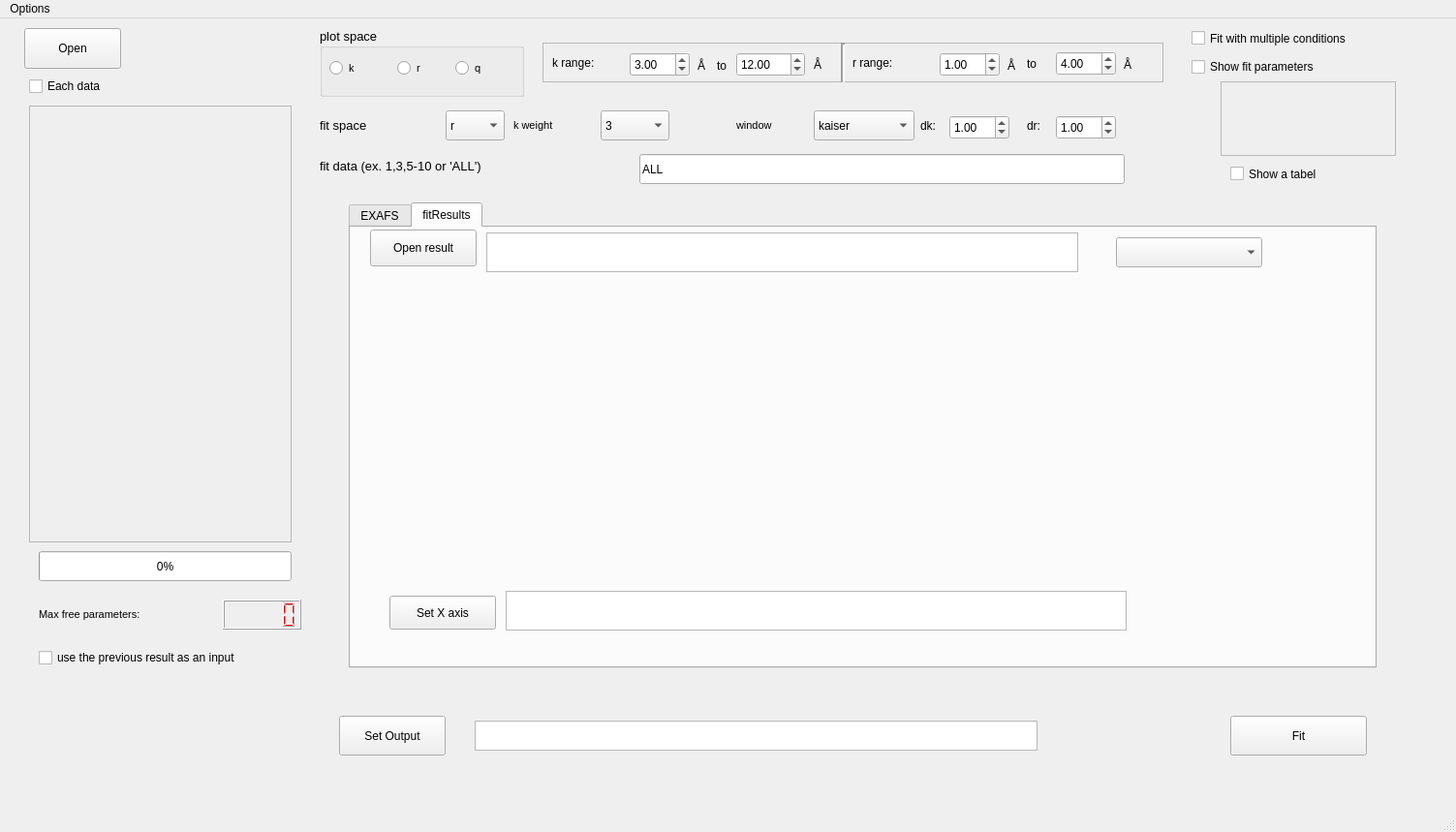
<?xml version="1.0" encoding="UTF-8"?>
<ui version="4.0">
 <class>MainWindow</class>
 <widget class="QMainWindow" name="MainWindow">
  <property name="geometry">
   <rect>
    <x>0</x>
    <y>0</y>
    <width>1503</width>
    <height>859</height>
   </rect>
  </property>
  <property name="windowTitle">
   <string>MainWindow</string>
  </property>
  <widget class="QWidget" name="centralwidget">
   <widget class="QScrollArea" name="scrollArea">
    <property name="geometry">
     <rect>
      <x>30</x>
      <y>90</y>
      <width>271</width>
      <height>451</height>
     </rect>
    </property>
    <property name="widgetResizable">
     <bool>true</bool>
    </property>
    <widget class="QWidget" name="scrollAreaWidgetContents">
     <property name="geometry">
      <rect>
       <x>0</x>
       <y>0</y>
       <width>269</width>
       <height>449</height>
      </rect>
     </property>
    </widget>
   </widget>
   <widget class="QPushButton" name="pushButton">
    <property name="geometry">
     <rect>
      <x>25</x>
      <y>10</y>
      <width>100</width>
      <height>42</height>
     </rect>
    </property>
    <property name="text">
     <string>Open</string>
    </property>
   </widget>
   <widget class="QPushButton" name="pushButton_3">
    <property name="geometry">
     <rect>
      <x>1270</x>
      <y>720</y>
      <width>141</width>
      <height>41</height>
     </rect>
    </property>
    <property name="text">
     <string>Fit</string>
    </property>
   </widget>
   <widget class="QCheckBox" name="checkBox">
    <property name="geometry">
     <rect>
      <x>1230</x>
      <y>40</y>
      <width>171</width>
      <height>20</height>
     </rect>
    </property>
    <property name="text">
     <string>Show fit parameters</string>
    </property>
   </widget>
   <widget class="QComboBox" name="comboBox">
    <property name="geometry">
     <rect>
      <x>620</x>
      <y>95</y>
      <width>71</width>
      <height>31</height>
     </rect>
    </property>
    <item>
     <property name="text">
      <string>3</string>
     </property>
    </item>
    <item>
     <property name="text">
      <string>2</string>
     </property>
    </item>
    <item>
     <property name="text">
      <string>1</string>
     </property>
    </item>
    <item>
     <property name="text">
      <string>0</string>
     </property>
    </item>
   </widget>
   <widget class="QLabel" name="label">
    <property name="geometry">
     <rect>
      <x>530</x>
      <y>95</y>
      <width>71</width>
      <height>31</height>
     </rect>
    </property>
    <property name="font">
     <font>
      <pointsize>8</pointsize>
     </font>
    </property>
    <property name="text">
     <string>k weight</string>
    </property>
   </widget>
   <widget class="QCheckBox" name="checkBox_3">
    <property name="geometry">
     <rect>
      <x>30</x>
      <y>60</y>
      <width>121</width>
      <height>20</height>
     </rect>
    </property>
    <property name="text">
     <string>Each data</string>
    </property>
   </widget>
   <widget class="QLineEdit" name="lineEdit">
    <property name="geometry">
     <rect>
      <x>660</x>
      <y>140</y>
      <width>501</width>
      <height>31</height>
     </rect>
    </property>
    <property name="text">
     <string>ALL</string>
    </property>
   </widget>
   <widget class="QLabel" name="label_2">
    <property name="geometry">
     <rect>
      <x>330</x>
      <y>140</y>
      <width>311</width>
      <height>25</height>
     </rect>
    </property>
    <property name="font">
     <font>
      <pointsize>10</pointsize>
     </font>
    </property>
    <property name="text">
     <string>fit data (ex. 1,3,5-10 or 'ALL')</string>
    </property>
   </widget>
   <widget class="QFrame" name="frame">
    <property name="geometry">
     <rect>
      <x>560</x>
      <y>25</y>
      <width>641</width>
      <height>41</height>
     </rect>
    </property>
    <property name="frameShape">
     <enum>QFrame::StyledPanel</enum>
    </property>
    <property name="frameShadow">
     <enum>QFrame::Raised</enum>
    </property>
    <widget class="QLabel" name="label_5">
     <property name="geometry">
      <rect>
       <x>280</x>
       <y>7</y>
       <width>21</width>
       <height>31</height>
      </rect>
     </property>
     <property name="text">
      <string>Å</string>
     </property>
    </widget>
    <widget class="QLabel" name="label_3">
     <property name="geometry">
      <rect>
       <x>10</x>
       <y>10</y>
       <width>81</width>
       <height>21</height>
      </rect>
     </property>
     <property name="text">
      <string>k range:</string>
     </property>
    </widget>
    <widget class="QDoubleSpinBox" name="dSB_khigh">
     <property name="geometry">
      <rect>
       <x>200</x>
       <y>10</y>
       <width>71</width>
       <height>25</height>
      </rect>
     </property>
     <property name="singleStep">
      <double>0.100000000000000</double>
     </property>
     <property name="value">
      <double>12.000000000000000</double>
     </property>
    </widget>
    <widget class="QLabel" name="label_6">
     <property name="geometry">
      <rect>
       <x>180</x>
       <y>13</y>
       <width>20</width>
       <height>21</height>
      </rect>
     </property>
     <property name="text">
      <string>to</string>
     </property>
    </widget>
    <widget class="QDoubleSpinBox" name="dSB_klow">
     <property name="geometry">
      <rect>
       <x>90</x>
       <y>10</y>
       <width>62</width>
       <height>25</height>
      </rect>
     </property>
     <property name="singleStep">
      <double>0.100000000000000</double>
     </property>
     <property name="value">
      <double>3.000000000000000</double>
     </property>
    </widget>
    <widget class="QLabel" name="label_4">
     <property name="geometry">
      <rect>
       <x>160</x>
       <y>13</y>
       <width>21</width>
       <height>21</height>
      </rect>
     </property>
     <property name="text">
      <string>Å</string>
     </property>
    </widget>
    <widget class="QLabel" name="label_8">
     <property name="geometry">
      <rect>
       <x>600</x>
       <y>12</y>
       <width>20</width>
       <height>21</height>
      </rect>
     </property>
     <property name="text">
      <string>Å</string>
     </property>
    </widget>
    <widget class="QDoubleSpinBox" name="dSB_rlow">
     <property name="geometry">
      <rect>
       <x>410</x>
       <y>10</y>
       <width>62</width>
       <height>25</height>
      </rect>
     </property>
     <property name="singleStep">
      <double>0.100000000000000</double>
     </property>
     <property name="value">
      <double>1.000000000000000</double>
     </property>
    </widget>
    <widget class="QLabel" name="label_7">
     <property name="geometry">
      <rect>
       <x>320</x>
       <y>10</y>
       <width>81</width>
       <height>21</height>
      </rect>
     </property>
     <property name="text">
      <string>r range:</string>
     </property>
    </widget>
    <widget class="QDoubleSpinBox" name="dSB_rhigh">
     <property name="geometry">
      <rect>
       <x>530</x>
       <y>9</y>
       <width>62</width>
       <height>25</height>
      </rect>
     </property>
     <property name="singleStep">
      <double>0.100000000000000</double>
     </property>
     <property name="value">
      <double>4.000000000000000</double>
     </property>
    </widget>
    <widget class="QLabel" name="label_10">
     <property name="geometry">
      <rect>
       <x>480</x>
       <y>14</y>
       <width>16</width>
       <height>19</height>
      </rect>
     </property>
     <property name="text">
      <string>Å</string>
     </property>
    </widget>
    <widget class="QLabel" name="label_9">
     <property name="geometry">
      <rect>
       <x>500</x>
       <y>11</y>
       <width>20</width>
       <height>21</height>
      </rect>
     </property>
     <property name="text">
      <string>to</string>
     </property>
    </widget>
    <widget class="Line" name="line">
     <property name="geometry">
      <rect>
       <x>300</x>
       <y>0</y>
       <width>20</width>
       <height>41</height>
      </rect>
     </property>
     <property name="frameShadow">
      <enum>QFrame::Sunken</enum>
     </property>
     <property name="lineWidth">
      <number>2</number>
     </property>
     <property name="orientation">
      <enum>Qt::Vertical</enum>
     </property>
    </widget>
   </widget>
   <widget class="QCheckBox" name="checkBox_5">
    <property name="geometry">
     <rect>
      <x>40</x>
      <y>650</y>
      <width>331</width>
      <height>20</height>
     </rect>
    </property>
    <property name="text">
     <string>use the previous result as an input</string>
    </property>
    <property name="checkable">
     <bool>true</bool>
    </property>
   </widget>
   <widget class="QProgressBar" name="progressBar">
    <property name="geometry">
     <rect>
      <x>40</x>
      <y>550</y>
      <width>261</width>
      <height>31</height>
     </rect>
    </property>
    <property name="sizePolicy">
     <sizepolicy hsizetype="Expanding" vsizetype="Preferred">
      <horstretch>0</horstretch>
      <verstretch>0</verstretch>
     </sizepolicy>
    </property>
    <property name="value">
     <number>0</number>
    </property>
   </widget>
   <widget class="QDoubleSpinBox" name="dB_window_k">
    <property name="geometry">
     <rect>
      <x>980</x>
      <y>100</y>
      <width>62</width>
      <height>25</height>
     </rect>
    </property>
    <property name="maximum">
     <double>2.000000000000000</double>
    </property>
    <property name="value">
     <double>1.000000000000000</double>
    </property>
   </widget>
   <widget class="QLabel" name="label_11">
    <property name="geometry">
     <rect>
      <x>950</x>
      <y>100</y>
      <width>21</width>
      <height>21</height>
     </rect>
    </property>
    <property name="text">
     <string>dk: </string>
    </property>
   </widget>
   <widget class="QLabel" name="label_12">
    <property name="geometry">
     <rect>
      <x>1060</x>
      <y>100</y>
      <width>21</width>
      <height>21</height>
     </rect>
    </property>
    <property name="text">
     <string>dr: </string>
    </property>
   </widget>
   <widget class="QDoubleSpinBox" name="dB_window_r">
    <property name="geometry">
     <rect>
      <x>1090</x>
      <y>100</y>
      <width>62</width>
      <height>25</height>
     </rect>
    </property>
    <property name="maximum">
     <double>2.000000000000000</double>
    </property>
    <property name="value">
     <double>1.000000000000000</double>
    </property>
   </widget>
   <widget class="QComboBox" name="comboBox_2">
    <property name="geometry">
     <rect>
      <x>840</x>
      <y>95</y>
      <width>104</width>
      <height>31</height>
     </rect>
    </property>
    <item>
     <property name="text">
      <string>kaiser</string>
     </property>
    </item>
    <item>
     <property name="text">
      <string>hanning</string>
     </property>
    </item>
    <item>
     <property name="text">
      <string>welch</string>
     </property>
    </item>
   </widget>
   <widget class="QLabel" name="label_13">
    <property name="geometry">
     <rect>
      <x>760</x>
      <y>100</y>
      <width>71</width>
      <height>20</height>
     </rect>
    </property>
    <property name="font">
     <font>
      <pointsize>8</pointsize>
     </font>
    </property>
    <property name="text">
     <string>window</string>
    </property>
   </widget>
   <widget class="QTextBrowser" name="textBrowser">
    <property name="geometry">
     <rect>
      <x>490</x>
      <y>725</y>
      <width>581</width>
      <height>31</height>
     </rect>
    </property>
   </widget>
   <widget class="QPushButton" name="pushButton_4">
    <property name="geometry">
     <rect>
      <x>350</x>
      <y>720</y>
      <width>110</width>
      <height>41</height>
     </rect>
    </property>
    <property name="text">
     <string>Set Output</string>
    </property>
   </widget>
   <widget class="QComboBox" name="comboBox_3">
    <property name="geometry">
     <rect>
      <x>460</x>
      <y>95</y>
      <width>61</width>
      <height>31</height>
     </rect>
    </property>
    <property name="currentIndex">
     <number>1</number>
    </property>
    <item>
     <property name="text">
      <string>k</string>
     </property>
    </item>
    <item>
     <property name="text">
      <string>r</string>
     </property>
    </item>
    <item>
     <property name="text">
      <string>q</string>
     </property>
    </item>
   </widget>
   <widget class="QLabel" name="label_14">
    <property name="geometry">
     <rect>
      <x>330</x>
      <y>100</y>
      <width>101</width>
      <height>20</height>
     </rect>
    </property>
    <property name="font">
     <font>
      <pointsize>10</pointsize>
     </font>
    </property>
    <property name="text">
     <string>fit space</string>
    </property>
   </widget>
   <widget class="QScrollArea" name="scrollArea_2">
    <property name="geometry">
     <rect>
      <x>1260</x>
      <y>65</y>
      <width>181</width>
      <height>77</height>
     </rect>
    </property>
    <property name="widgetResizable">
     <bool>true</bool>
    </property>
    <widget class="QWidget" name="scrollAreaWidgetContents_2">
     <property name="geometry">
      <rect>
       <x>0</x>
       <y>0</y>
       <width>179</width>
       <height>75</height>
      </rect>
     </property>
    </widget>
   </widget>
   <widget class="QCheckBox" name="cB_multifit">
    <property name="geometry">
     <rect>
      <x>1230</x>
      <y>10</y>
      <width>211</width>
      <height>21</height>
     </rect>
    </property>
    <property name="text">
     <string>Fit with multiple conditions</string>
    </property>
   </widget>
   <widget class="QGroupBox" name="groupBox">
    <property name="geometry">
     <rect>
      <x>330</x>
      <y>10</y>
      <width>211</width>
      <height>71</height>
     </rect>
    </property>
    <property name="font">
     <font>
      <pointsize>10</pointsize>
     </font>
    </property>
    <property name="title">
     <string>plot space</string>
    </property>
    <widget class="QRadioButton" name="radioButton_2">
     <property name="geometry">
      <rect>
       <x>80</x>
       <y>26</y>
       <width>41</width>
       <height>31</height>
      </rect>
     </property>
     <property name="font">
      <font>
       <pointsize>8</pointsize>
      </font>
     </property>
     <property name="text">
      <string>r</string>
     </property>
    </widget>
    <widget class="QRadioButton" name="radioButton">
     <property name="geometry">
      <rect>
       <x>10</x>
       <y>26</y>
       <width>47</width>
       <height>31</height>
      </rect>
     </property>
     <property name="font">
      <font>
       <pointsize>8</pointsize>
      </font>
     </property>
     <property name="text">
      <string>k</string>
     </property>
    </widget>
    <widget class="QRadioButton" name="radioButton_3">
     <property name="geometry">
      <rect>
       <x>140</x>
       <y>26</y>
       <width>47</width>
       <height>31</height>
      </rect>
     </property>
     <property name="font">
      <font>
       <pointsize>8</pointsize>
      </font>
     </property>
     <property name="text">
      <string>q</string>
     </property>
    </widget>
   </widget>
   <widget class="QTabWidget" name="tabWidget">
    <property name="geometry">
     <rect>
      <x>360</x>
      <y>190</y>
      <width>1061</width>
      <height>481</height>
     </rect>
    </property>
    <property name="tabPosition">
     <enum>QTabWidget::North</enum>
    </property>
    <property name="currentIndex">
     <number>1</number>
    </property>
    <widget class="QWidget" name="tabWidgetPage1">
     <attribute name="title">
      <string>EXAFS</string>
     </attribute>
     <widget class="QWidget" name="widget" native="true">
      <property name="geometry">
       <rect>
        <x>10</x>
        <y>40</y>
        <width>941</width>
        <height>401</height>
       </rect>
      </property>
     </widget>
     <widget class="QPushButton" name="pB_refresh">
      <property name="geometry">
       <rect>
        <x>20</x>
        <y>10</y>
        <width>110</width>
        <height>32</height>
       </rect>
      </property>
      <property name="text">
       <string>Refresh</string>
      </property>
     </widget>
     <widget class="QCheckBox" name="cB_plotModel">
      <property name="geometry">
       <rect>
        <x>670</x>
        <y>6</y>
        <width>131</width>
        <height>20</height>
       </rect>
      </property>
      <property name="text">
       <string>plot model</string>
      </property>
     </widget>
     <widget class="QCheckBox" name="checkBox_4">
      <property name="geometry">
       <rect>
        <x>820</x>
        <y>0</y>
        <width>131</width>
        <height>31</height>
       </rect>
      </property>
      <property name="text">
       <string>plot fitting</string>
      </property>
     </widget>
    </widget>
    <widget class="QWidget" name="tabWidgetPage2">
     <attribute name="title">
      <string>fitResults</string>
     </attribute>
     <widget class="QPushButton" name="pB_setXaxis">
      <property name="geometry">
       <rect>
        <x>40</x>
        <y>380</y>
        <width>110</width>
        <height>35</height>
       </rect>
      </property>
      <property name="text">
       <string>Set X axis</string>
      </property>
     </widget>
     <widget class="QPushButton" name="pB_openResult">
      <property name="geometry">
       <rect>
        <x>20</x>
        <y>2</y>
        <width>110</width>
        <height>38</height>
       </rect>
      </property>
      <property name="text">
       <string>Open result</string>
      </property>
     </widget>
     <widget class="QTextBrowser" name="tB_xaxis">
      <property name="geometry">
       <rect>
        <x>160</x>
        <y>375</y>
        <width>641</width>
        <height>41</height>
       </rect>
      </property>
     </widget>
     <widget class="QTextBrowser" name="tB_result">
      <property name="geometry">
       <rect>
        <x>140</x>
        <y>5</y>
        <width>611</width>
        <height>41</height>
       </rect>
      </property>
     </widget>
     <widget class="QComboBox" name="combo_fitParam">
      <property name="geometry">
       <rect>
        <x>790</x>
        <y>10</y>
        <width>151</width>
        <height>31</height>
       </rect>
      </property>
     </widget>
     <widget class="QWidget" name="w_fitResult" native="true">
      <property name="geometry">
       <rect>
        <x>30</x>
        <y>60</y>
        <width>981</width>
        <height>281</height>
       </rect>
      </property>
     </widget>
    </widget>
   </widget>
   <widget class="QLCDNumber" name="lcdNumber">
    <property name="geometry">
     <rect>
      <x>230</x>
      <y>600</y>
      <width>81</width>
      <height>31</height>
     </rect>
    </property>
    <property name="styleSheet">
     <string notr="true">font: 75 14pt &quot;Arial&quot;;
color: rgb(255, 0, 0);</string>
    </property>
   </widget>
   <widget class="QLabel" name="label_15">
    <property name="geometry">
     <rect>
      <x>40</x>
      <y>605</y>
      <width>181</width>
      <height>20</height>
     </rect>
    </property>
    <property name="font">
     <font>
      <pointsize>8</pointsize>
     </font>
    </property>
    <property name="text">
     <string>Max free parameters:</string>
    </property>
   </widget>
   <widget class="QCheckBox" name="checkBox_2">
    <property name="geometry">
     <rect>
      <x>1270</x>
      <y>150</y>
      <width>151</width>
      <height>21</height>
     </rect>
    </property>
    <property name="text">
     <string>Show a tabel</string>
    </property>
   </widget>
  </widget>
  <widget class="QStatusBar" name="statusbar"/>
  <widget class="QMenuBar" name="menubar">
   <property name="geometry">
    <rect>
     <x>0</x>
     <y>0</y>
     <width>1503</width>
     <height>36</height>
    </rect>
   </property>
   <widget class="QMenu" name="menuOptions">
    <property name="title">
     <string>Options</string>
    </property>
    <addaction name="actionEnable_multifit"/>
    <addaction name="actionBoost_3"/>
   </widget>
   <addaction name="menuOptions"/>
  </widget>
  <action name="actionEnable_multifit">
   <property name="checkable">
    <bool>true</bool>
   </property>
   <property name="text">
    <string>Enable multifit</string>
   </property>
  </action>
  <action name="actionBoost_3">
   <property name="checkable">
    <bool>true</bool>
   </property>
   <property name="text">
    <string>Boost</string>
   </property>
  </action>
 </widget>
 <resources/>
 <connections/>
</ui>
